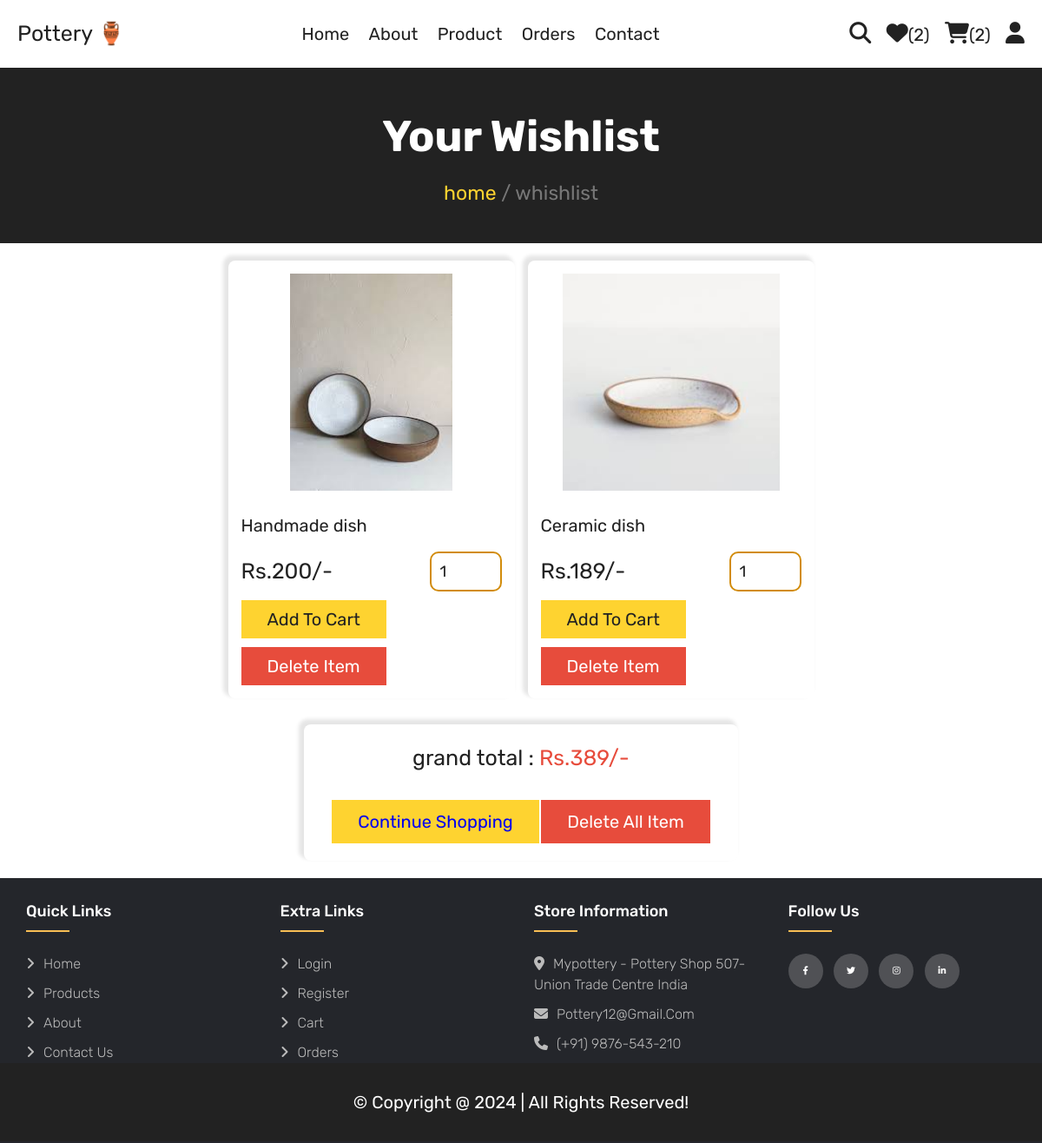
The page /wishlist.php (signed in) on the database its author committed.
### tables this page shows
CREATE TABLE `wishlist` (
  `id` int(100) NOT NULL,
  `user_id` int(100) NOT NULL,
  `pid` int(100) NOT NULL,
  `name` varchar(100) NOT NULL,
  `price` int(100) NOT NULL,
  `image` varchar(100) NOT NULL
);

### wishlist.php (the view, shortened to what this page needs)
<?php
include 'components/connect.php';
if(isset($_SESSION['user_id'])){
   $user_id = $_SESSION['user_id'];
}else{
   $user_id = '';
   header('location:login.php');
};
?>
<!DOCTYPE html>
<html lang="en">
<head>
   <link rel="stylesheet" href="https://cdnjs.cloudflare.com/ajax/libs/font-awesome/6.1.1/css/all.min.css">
   <link rel="stylesheet" href="css/style.css">
</head>
<body>
<?php include 'components/user_header.php'; ?>
<div class="heading">
   <h3>your wishlist</h3>
   <p><a href="home.php">home</a> <span> / whishlist</span></p>
</div>
<section class="products">
   <div class="box-container">
   <?php
      $grand_total = 0;
      $select_wishlist = $conn->prepare("SELECT * FROM `wishlist` WHERE user_id = ?");
      $select_wishlist->execute([$user_id]);
      if($select_wishlist->rowCount() > 0){
         while($fetch_wishlist = $select_wishlist->fetch(PDO::FETCH_ASSOC)){
            $grand_total += $fetch_wishlist['price'];
   ?>
   <form action="" method="post" class="box">
      <img src="uploaded_img/<?= $fetch_wishlist['image']; ?>" alt="">
      <div class="name"><?= $fetch_wishlist['name']; ?></div>
      <div class="flex">
         <div class="price">Rs.<?= $fetch_wishlist['price']; ?>/-</div>
         <input type="number" name="qty" class="qty" min="1" max="99" onkeypress="if(this.value.length == 2) return false;" value="1">
      </div>
      <input type="submit" value="add to cart" class="btn" name="add_to_cart">
      <input type="submit" value="delete item" onclick="return confirm('delete this from wishlist?');" class="delete-btn" name="delete">
   </form>
   <?php
      }
   }else{
      echo '<p class="empty">your wishlist is empty</p>';
   }
   ?>
   </div>
   <div class="wishlist-total">
      <p>grand total : <span>Rs.<?= $grand_total; ?>/-</span></p>
      <a href="product.php" class="option-btn">continue shopping</a>
      <a href="wishlist.php?delete_all" class="delete-btn <?= ($grand_total > 1)?'':'disabled'; ?>" onclick="return confirm('delete all from wishlist?');">delete all item</a>
   </div>
</section>
<?php include 'components/footer.php'; ?>
</body>
</html>

### css/style.css (style rules this page uses)
:root { --yellow:#fed330; --red:#e74c3c; --white:#fff; --black:#222; --light-color:#777; --border:.2rem solid var(--black); }
* { font-family: 'Rubik', sans-serif; margin:0; padding:0; box-sizing: border-box; outline: none; border: none; text-decoration: none; }
html { font-size: 62.5%; overflow-x: hidden; scroll-behavior: smooth; stop-opacity: 7rem; }
section { margin:0 auto ; max-width: 1200px; padding:2rem; }
.heading { display: flex; align-items: center; justify-content: center; gap:1rem; flex-flow: column; background-color: var(--black); min-height: 20rem; }
.heading h3 { font-size: 5rem; color:var(--white); text-transform: capitalize; }
.heading p { font-size: 2.3rem; color:var(--light-color); }
.heading p a { color:var(--yellow); }
.btn, .delete-btn, .option-btn { margin-top: 1rem; display: inline-block; font-size: 2rem; padding:1rem 3rem; cursor: pointer; text-transform: capitalize; transition: .2s linear; }
.btn { background-color: var(--yellow); color:var(--black); }
.option-btn { background-color: var(--yellow); }
.delete-btn { background-color: var(--red); color:var(--white); }
.products .box-container { display: grid; grid-template-columns: repeat(auto-fit, 33rem); justify-content: center; align-items: flex-start; gap:1.5rem; }
.products .box-container .box { border-radius: 8px; box-shadow:-4px -4px 4px 2px rgba(0, 0, 0, 0.1); padding:1.5rem; position: relative; overflow: hidden; }
.products .box-container .box img { height: 25rem; width: 100%; object-fit: contain; margin-bottom: 1rem; }
.products .box-container .box .name { font-size: 2rem; color:var(--black); margin:1rem 0; }
.products .box-container .box .flex { display: flex; align-items: center; gap:1rem; margin-top: 1.5rem; }
.products .box-container .box .flex .price { margin-right: auto; font-size: 2.5rem; color:var(--black); }
.products .box-container .box .flex .qty { padding:1rem; border:var(--border); border-color: rgb(210, 140, 11); border-radius: 1rem; font-size: 1.8rem; color:var(--black); }
.wishlist-total { max-width: 50rem; margin:0 auto; margin-top: 3rem; background-color: var(--white); border-radius: 8px; box-shadow:-4px -4px 4px 2px rgba(0, 0, 0, 0.1); padding:2rem; text-align: center; }
.wishlist-total p { font-size: 2.5rem; color:var(--black); margin-bottom: 2rem; }
.wishlist-total p span { color:var(--red); }
body { line-height: 1.5; font-family: 'Poppins', sans-serif; }
* { margin:0; padding:0; box-sizing: border-box; }

### rows shown on the page
wishlist: image (picture), name "Handmade dish", price "200"
wishlist: image (picture), name "Ceramic dish", price "189"

### other values the page prints
$total_wishlist_counts "2"
$total_cart_items "2"
$grand_total "389"
